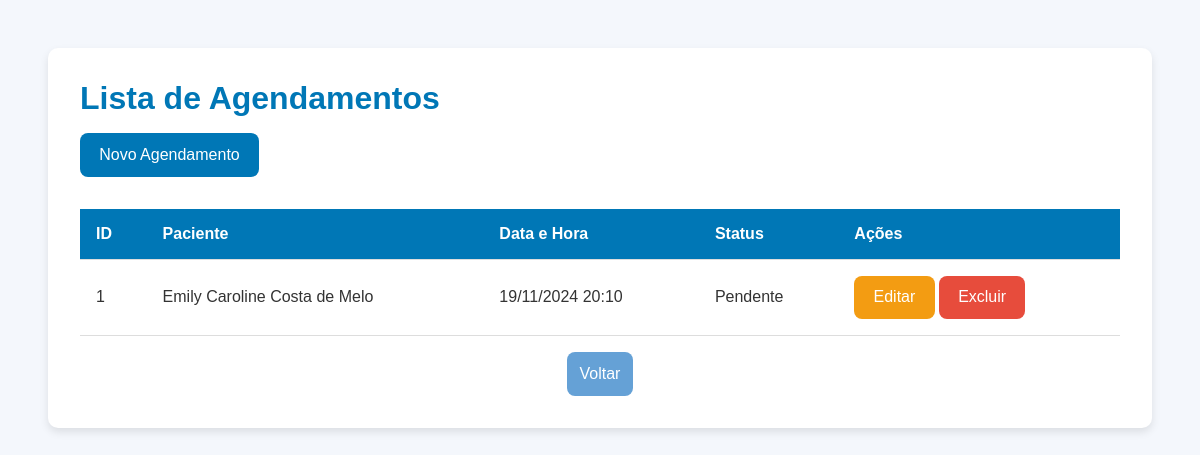
Before: /agendamentos/ with the older database file.
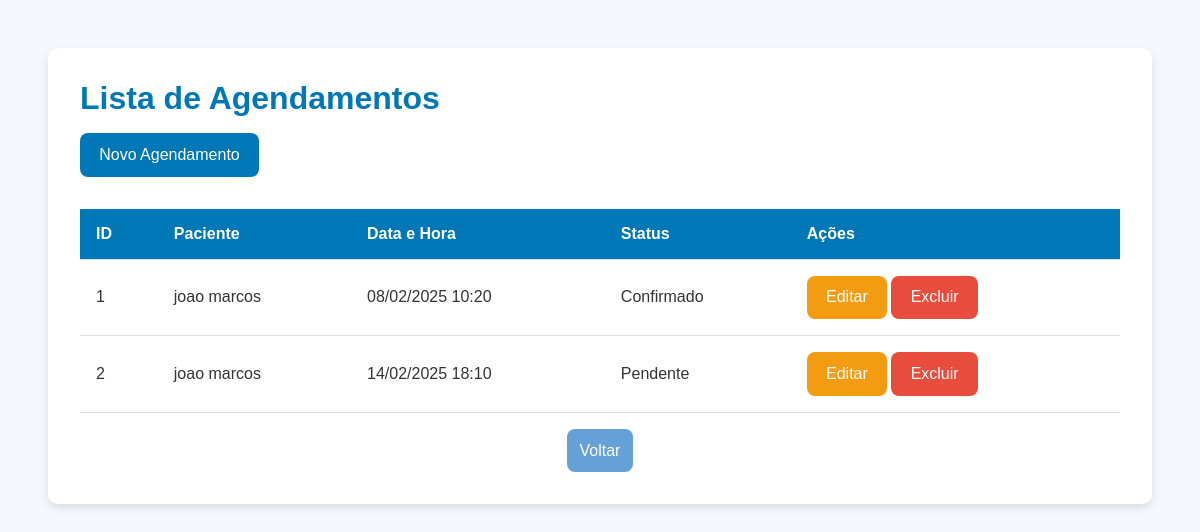
After: the same page with the newer database file.
### models.py (models this page shows)
class Agendamento(db.Model):
    id = db.Column(db.Integer, primary_key=True)
    data_horario = db.Column(db.DateTime, nullable=False)
    paciente_id = db.Column(db.Integer, db.ForeignKey('paciente.id'), nullable=False)
    status = db.Column(db.String(20), nullable=False, default='Pendente')
    paciente = db.relationship('Paciente', backref='agendamentos_relacao', lazy=True)

class Paciente(db.Model):
    id = db.Column(db.Integer, primary_key=True)
    nome = db.Column(db.String(120), nullable=False)
    cpf = db.Column(db.String(11), unique=True, nullable=False)
    telefone = db.Column(db.String(15))
    endereco = db.Column(db.String(255))
    data_nascimento = db.Column(db.Date, nullable=False)
    prontuarios = db.relationship('Prontuario', backref='paciente_relacao', lazy=True)
    consultas = db.relationship('Consulta', backref='paciente_relacao', lazy=True)
    agendamentos = db.relationship('Agendamento', backref='paciente_relacao', lazy=True)

### controllers/agendamento_controller.py (the view)
@agendamento_bp.route('/')
def listar_agendamentos():
    agendamentos = Agendamento.query.all()
    return render_template('listar_agendamentos.html', agendamentos=agendamentos)

### templates/listar_agendamentos.html (shortened to what this page needs)
<!DOCTYPE html>
<html lang="pt-br">
<head>
    <link rel="stylesheet" href="{{ url_for('static', filename='css/lista_agendamento.css') }}">
</head>
<body>
    <div class="page-container">
        <div class="list-container">
            <h1>Lista de Agendamentos</h1>
            <a href="{{ url_for('agendamento.adicionar_agendamento') }}" class="btn btn-primary">Novo Agendamento</a>
            <div class="table-responsive">
                <table class="appointment-table">
                    <thead>
                        <tr>
                            <th>ID</th>
                            <th>Paciente</th>
                            <th>Data e Hora</th>
                            <th>Status</th>
                            <th>Ações</th>
                        </tr>
                    </thead>
                    <tbody>
                        {% for agendamento in agendamentos %}
                        <tr>
                            <td>{{ agendamento.id }}</td>
                            <td>{{ agendamento.paciente.nome }}</td>
                            <td>{{ agendamento.data_horario.strftime('%d/%m/%Y %H:%M') }}</td>
                            <td>{{ agendamento.status }}</td>
                            <td>
                                <a href="{{ url_for('agendamento.editar_agendamento', id=agendamento.id) }}" class="btn btn-warning">Editar</a>
                                <form action="{{ url_for('agendamento.deletar_agendamento', id=agendamento.id) }}" method="post" style="display:inline;" onsubmit="return confirm('Tem certeza que deseja excluir este agendamento?');">
                                    <button type="submit" class="btn btn-danger">Excluir</button>
                                </form>
                            </td>
                        </tr>
                        {% endfor %}
                    </tbody>
                </table>
                <button type="button" class="btn btn-secondary" onclick="history.back()">Voltar</button>
            </div>
        </div>
    </div>
</body>
</html>

Changed rows visible on the page:
changed Agendamento id 1: paciente.nome "Emily Caroline Costa de Melo" → "joao marcos"; data_horario "19/11/2024 20:10" → "08/02/2025 10:20"; status "Pendente" → "Confirmado"
added Agendamento: id "2", paciente.nome "joao marcos", data_horario "14/02/2025 18:10", status "Pendente"
